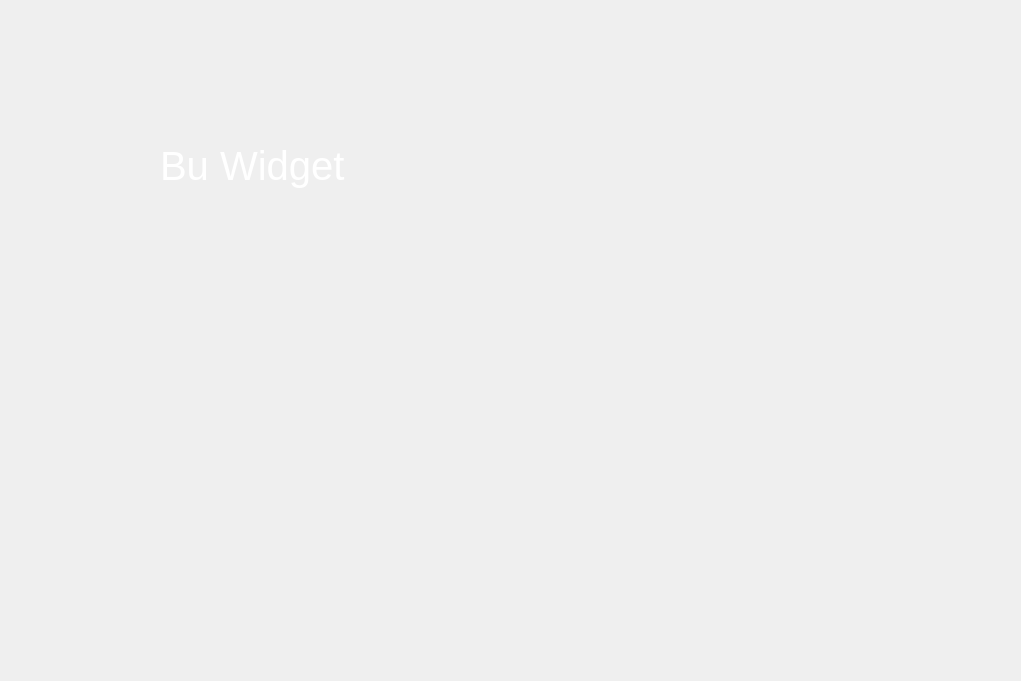
<?xml version="1.0" encoding="UTF-8"?>
<ui version="4.0">
 <class>GameScreen</class>
 <widget class="QWidget" name="GameScreen">
  <property name="geometry">
   <rect>
    <x>0</x>
    <y>0</y>
    <width>1021</width>
    <height>681</height>
   </rect>
  </property>
  <property name="windowTitle">
   <string>Form</string>
  </property>
  <widget class="QLabel" name="label">
   <property name="geometry">
    <rect>
     <x>0</x>
     <y>0</y>
     <width>511</width>
     <height>351</height>
    </rect>
   </property>
   <property name="font">
    <font>
     <pointsize>50</pointsize>
    </font>
   </property>
   <property name="text">
    <string/>
   </property>
   <property name="pixmap">
    <pixmap resource="img.qrc">:/new/image/back.jpg</pixmap>
   </property>
  </widget>
  <widget class="QLabel" name="label_4">
   <property name="geometry">
    <rect>
     <x>160</x>
     <y>110</y>
     <width>271</width>
     <height>111</height>
    </rect>
   </property>
   <property name="font">
    <font>
     <pointsize>30</pointsize>
    </font>
   </property>
   <property name="styleSheet">
    <string notr="true">color: white;</string>
   </property>
   <property name="text">
    <string>Bu Widget</string>
   </property>
  </widget>
 </widget>
 <resources>
  <include location="img.qrc"/>
 </resources>
 <connections/>
</ui>
